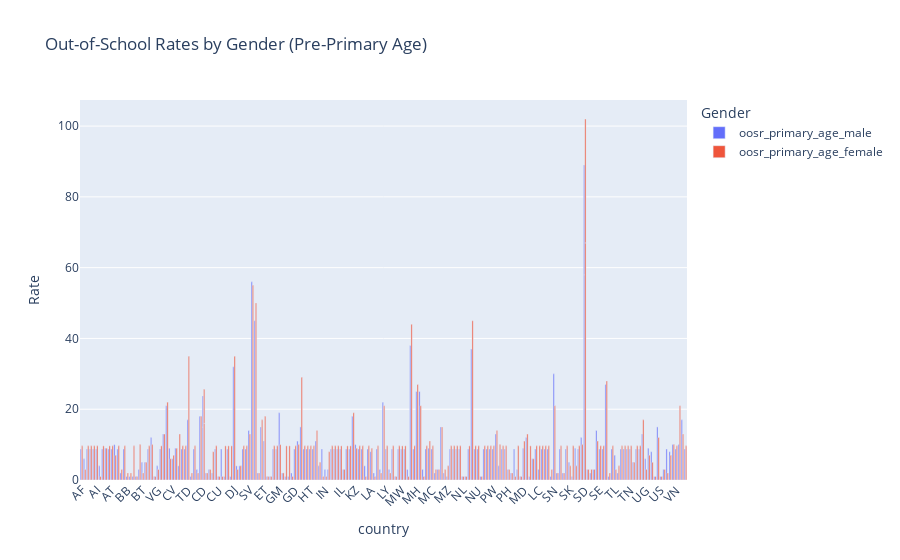

This figure's notebook cell:
### Markdown cell above
## Taux de non-scolarisation par sexe (âge pré-primaire)

### Code cell
# Reformater les données si nécessaire
df_melted = df.melt(id_vars=['country'], value_vars=['oosr_primary_age_male', 'oosr_primary_age_female'], 
                    var_name='Gender', value_name='Rate')

# Création du diagramme en barres
fig = px.bar(
    df_melted,
    x='country',
    y='Rate',
    color='Gender',
    barmode='group',  # Pour grouper les barres plutôt que les empiler
    title='Out-of-School Rates by Gender (Pre-Primary Age)'
)

# Rotation des étiquettes sur l'axe des x pour une meilleure lisibilité
fig.update_layout(xaxis_tickangle=-45)

fig.show()

### Figure 1 — Plotly figure (JSON) as saved in the notebook; plotly's stock layout.template omitted (floating-point values rounded to 4 significant figures; data arrays with more than 128 entries replaced by an {"elided": "..."} marker saying what was removed)
{"data": [{"alignmentgroup": "True", "hovertemplate": "Gender=oosr_primary_age_male<br>country=%{x}<br>Rate=%{y}<extra></extra>", "legendgroup": "oosr_primary_age_male", "marker": {"color": "#636efa", "pattern": {"shape": ""}}, "name": "oosr_primary_age_male", "offsetgroup": "oosr_primary_age_male", "orientation": "v", "showlegend": true, "textposition": "auto", "type": "bar", "x": {"elided": "201 str values"}, "xaxis": "x", "y": {"elided": "201 float values"}, "yaxis": "y"}, {"alignmentgroup": "True", "hovertemplate": "Gender=oosr_primary_age_female<br>country=%{x}<br>Rate=%{y}<extra></extra>", "legendgroup": "oosr_primary_age_female", "marker": {"color": "#EF553B", "pattern": {"shape": ""}}, "name": "oosr_primary_age_female", "offsetgroup": "oosr_primary_age_female", "orientation": "v", "showlegend": true, "textposition": "auto", "type": "bar", "x": {"elided": "201 str values"}, "xaxis": "x", "y": {"elided": "201 float values"}, "yaxis": "y"}], "layout": {"barmode": "group", "legend": {"title": {"text": "Gender"}, "tracegroupgap": 0}, "title": {"text": "Out-of-School Rates by Gender (Pre-Primary Age)"}, "xaxis": {"anchor": "y", "domain": [0, 1], "tickangle": -45, "title": {"text": "country"}}, "yaxis": {"anchor": "x", "domain": [0, 1], "title": {"text": "Rate"}}}}
